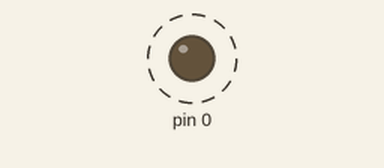
This sketch was run on a simulated Arduino Uno, built with avr-gcc and run on an emulated ATmega328P. Shown: output pins drawn as LEDs (lit = HIGH). Dashed ring = blinking.

Above: at 0.2 s.
Timing chart, 0 to 3.0 s (numbered marks = the images above):
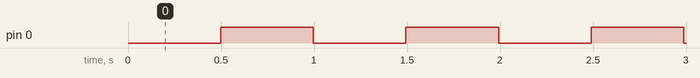

The sketch:

Ex_1.2.ino
```cpp
#include <avr/io.h>
#include <util/delay.h>
int count = 0;
int main(void) {
  DDRD = 0x01;
  TCCR0A = 0x00;
  TCCR0B = 0x03;
  while(true) {
    if(TCNT0 == 249) {
      count++;
      TCNT0 = 0;
    }
    if(count == 500) {
      PORTD ^=0x01;
      count = 0;
    }
  }
}
```

Measured:
- by itself, pin 0: alternates HIGH for 0.50 s and LOW for 0.50 s
